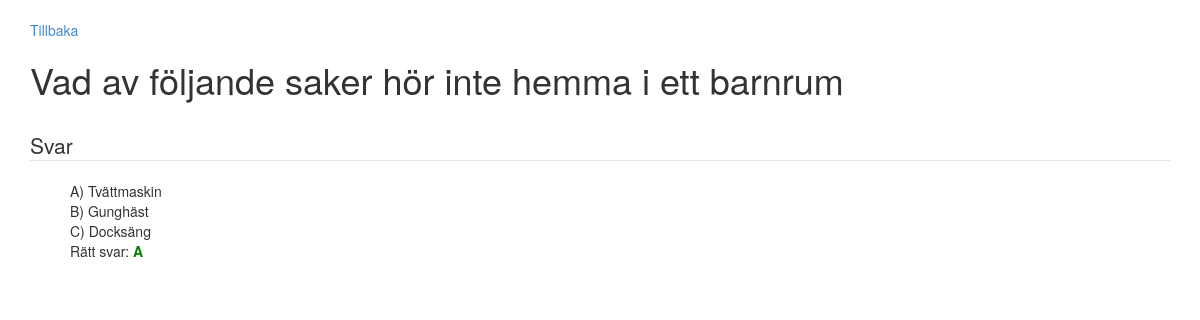
The page /?showQuestion&id=28 (signed in) on the database its author committed.
### tables this page shows
CREATE TABLE IF NOT EXISTS `question` (
  `QuestionId` int(11) NOT NULL AUTO_INCREMENT,
  `QuestionName` varchar(150) NOT NULL,
  `QuizId` int(11) NOT NULL,
  PRIMARY KEY (`QuestionId`),
  UNIQUE KEY `QuestionName` (`QuestionName`),
  KEY `QuizId` (`QuizId`)
);

CREATE TABLE IF NOT EXISTS `answer` (
  `AnswerId` int(11) NOT NULL AUTO_INCREMENT,
  `AnswerA` varchar(60) NOT NULL,
  `AnswerB` varchar(60) NOT NULL,
  `AnswerC` varchar(60) NOT NULL,
  `RightAnswer` varchar(5) NOT NULL,
  `QuestionId` int(11) NOT NULL,
  PRIMARY KEY (`AnswerId`),
  KEY `QuestionId` (`QuestionId`)
);

### Controller/QuestionController.php (called while the page is built, shortened)
<?php
require_once("View/QuestionView.php");
require_once("View/HTMLView.php");
require_once("Model/Dao/QuestionRepository.php");
require_once("Model/Question.php");
class QuestionController {
	private $questionView;
	private $htmlView;
	private $questionRepository;
	public function __construct() {
		$this->questionView = new QuestionView();
		$this->htmlView = new HTMLView();
		$this->questionRepository = new questionRepository();
	}
	public function showQuestion() {
		$question = $this->questionRepository->getQuestion($this->questionView->getId());
		$this->htmlView->echoHTML($this->questionView->showQuestion($question));
	}
}

### index.php (called while the page is built, shortened)
<?php
$masterController = new MasterController();
$masterController->doControll();

### Model/Question.php (called while the page is built, shortened)
<?php
class Question {
	private $answers;
	private $questionName;
	private $quizId;
	public function __construct($questionName, $quizId, $questionId = NULL) {
		$this->questionName = $questionName;
		$this->quizId = $quizId;
		$this->answers = array();
	}
	public function getName() {
		return $this->questionName;
	}
	public function getQuizId() {
		return $this->quizId;
	}
	public function toArray() {
		return $this->answers;
	}
	public function add(Answers $answer) {
			$this->answers[] = $answer;
	}
}

### Model/Dao/QuestionRepository.php (called while the page is built, shortened)
<?php
require_once("Model/Answers.php");
require_once("Model/Question.php");
require_once("Model/Dao/Repository.php");
class QuestionRepository extends Repository {
	private $db;
	private $answerTable = "answer";
	public function __construct() {
		$this->dbTable = 'question';
		$this->db = $this->connection();
	}
	public function getQuestion($questionId) {
		$sql = "SELECT * FROM $this->dbTable WHERE " . $this->questionId . " = ?";
		$params = array($questionId);
		$query = $this->db->prepare($sql);
		$query->execute($params);
		$result = $query->fetch();
		if ($result) {
			$question = new Question($result[$this->questionName], $result[$this->quizId], $result[$this->questionId]);
			$sql = "SELECT * FROM " . $this->answerTable . " WHERE " . $this->questionId . " = ?";
			$query = $this->db->prepare($sql);
			$query->execute (array($result[$this->questionId]));
			$answersObj = $query->fetchAll();
			foreach($answersObj as $answerObj) {
				$answers = new Answers($answerObj[$this->answerA], $answerObj[$this->answerB], $answerObj[$this->answerC], $answerObj[$this->rightAnswer],
				$answerObj[$this->questionId], $answerObj[$this->answerId]);
				$question->add($answers);
			}
			return $question;
		}
		return NULL;
	}
}

### Model/Dao/Repository.php (called while the page is built, shortened)
<?php
abstract class Repository {
	protected $dbConnection;
    protected function connection() {
    	if ($this->dbConnection == null) {
            $this->dbConnection = new PDO(Settings::$DB_CONNECTION, Settings::$DB_USERNAME, Settings::$DB_PASSWORD);
        $this->dbConnection->setAttribute(PDO::ATTR_ERRMODE, PDO::ERRMODE_EXCEPTION);
        return $this->dbConnection;
    }
  }
}

### Model/Answers.php (called while the page is built, shortened)
<?php
class Answers {
	private $rightAnswer;
	private $answers = array();
	public function __construct($answerA, $answerB, $answerC , $rightAnswer, $questionId, $answerId = NULL) {
		$this->answers[] = $answerA;
		$this->answers[] = $answerB;
	    $this->answers[] = $answerC;
	    $this->rightAnswer = $rightAnswer;
	}
	public function getAnswers() {
		return $this->answers;
	}
	public function getRightAnswer() {
		return $this->rightAnswer;
	}
}

### View/QuestionView.php (the view, shortened to what this page needs)
<?php
class QuestionView extends BaseView{
	public function getId() {
		if (isset($_GET[$this->id])) {
			return $_GET[$this->id];
		}
		return NULL;
	}
	public function showQuestion(Question $question) {
		$i = 0;
		$html = "<form action='' method='post'>
		</br>
		<a href='?" . $this->showQuizLocation . "&" . $this->id . "=" . $question->getQuizId() . "' name='returnToPage'>Tillbaka</a> </br>
		<h1>" . $question->getName() . "</h1>
		</br>
		<legend>Svar</legend>
		<ul style='list-style-type: none;'>";
		if (count($question->toArray()) > 0) {
			foreach($question->toArray() as $answersObj) {
				foreach ($answersObj->getAnswers() as $answerName) {
					$html .= "<li> " . $this->alphabets[$i] . ") " . $answerName ."</li> ";
					$i++;
				}
			}
			$html .= "Rätt svar: <strong style='color: green;'>" . $answersObj->getRightAnswer() . "</strong>";
		}
		if (count($question->toArray()) > 0) {
			$html .= "</ul> </form>";
		}
		else {
			$html .= "</ul>" . $this->getQuestionMenu($question->getQuestionId()) . "</form>";
		}
		return $html;
	}
}

### rows shown on the page
question: QuestionName "Vad av följande saker hör inte hemma i ett barnrum"
answer: alphabets "A", AnswerA "Tvättmaskin", alphabets "B", AnswerB "Gunghäst", alphabets "C", AnswerC "Docksäng", RightAnswer "A"
